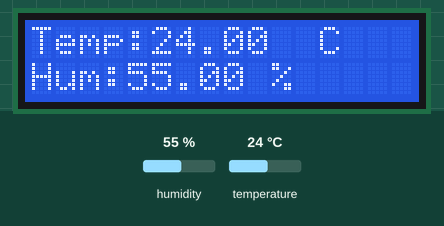
The sketch below on a simulated Arduino Uno, built with avr-gcc and run on an emulated ATmega328P. Shown: 16×2 character LCD. The test bench sets the inputs (shaded band); at power-on: humidity 55 %, temperature 24 °C.

Above: at 2.2 s.
2.3 s: humidity set to 22 %
At 4.3 s:
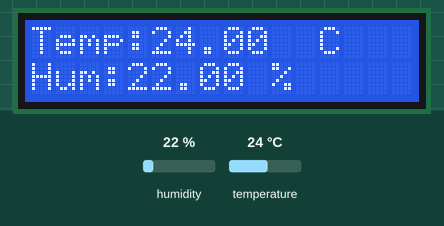
5.0 s: temperature set to 12 °C
At 6.4 s:
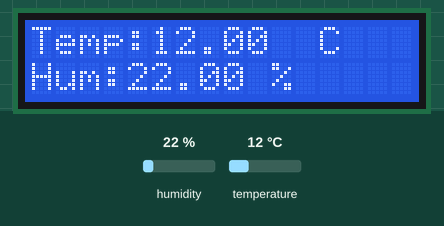
7.7 s: humidity set to 40 %
At 10.4 s:
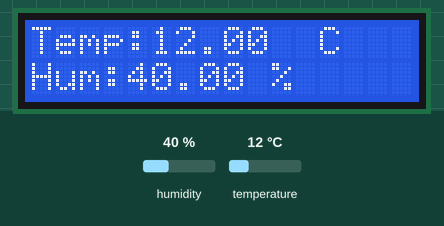
10.7 s: temperature set to 19 °C
At 11.6 s:
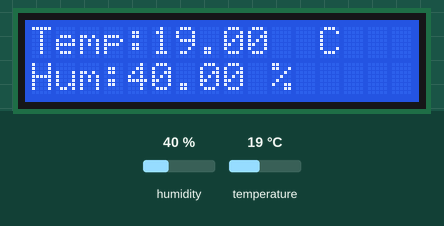
Timing chart, 0 to 13.7 s (numbered marks = the images above; inputs shaded):
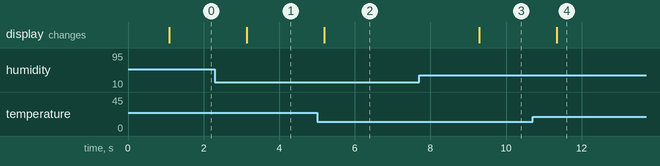

The sketch:

s20_2.ino
```cpp
#include<LiquidCrystal.h>
#include<DHT.h>

#define DHTPIN 10
#define DHTTYPE DHT11

DHT tempHum(DHTPIN, DHTTYPE);
LiquidCrystal pantallita(12, 11, 5, 4, 3, 2);

void setup()
{
  tempHum.begin();
  pantallita.begin(16, 2);
  pantallita.setCursor(3, 0);
  pantallita.print("Bienvenidos");
  pantallita.setCursor(3, 1);
  pantallita.print("PILARES :D");
  delay(1000);
}

void loop()
{
  float temperature = tempHum.readTemperature();
  float humidity = tempHum.readHumidity();
  pantallita.clear();
  pantallita.setCursor(0, 0);
  pantallita.print("Temp:");
  pantallita.setCursor(5, 0);
  pantallita.print(temperature);
  pantallita.setCursor(12, 0);
  pantallita.print("C");
  pantallita.setCursor(0, 1);
  pantallita.print("Hum:");
  pantallita.setCursor(4, 1);
  pantallita.print(humidity);
  pantallita.setCursor(10, 1);
  pantallita.print("%");
  delay(500);
}
```

Measured:
- after the input at 2.3 s, the display: changes after 0.84 s (image 1)
- after the input at 5.0 s, the display: changes after 0.19 s (image 2)
- after the input at 7.7 s, the display: changes after 1.6 s (image 3)
- after the input at 10.7 s, the display: changes after 0.64 s (image 4)
